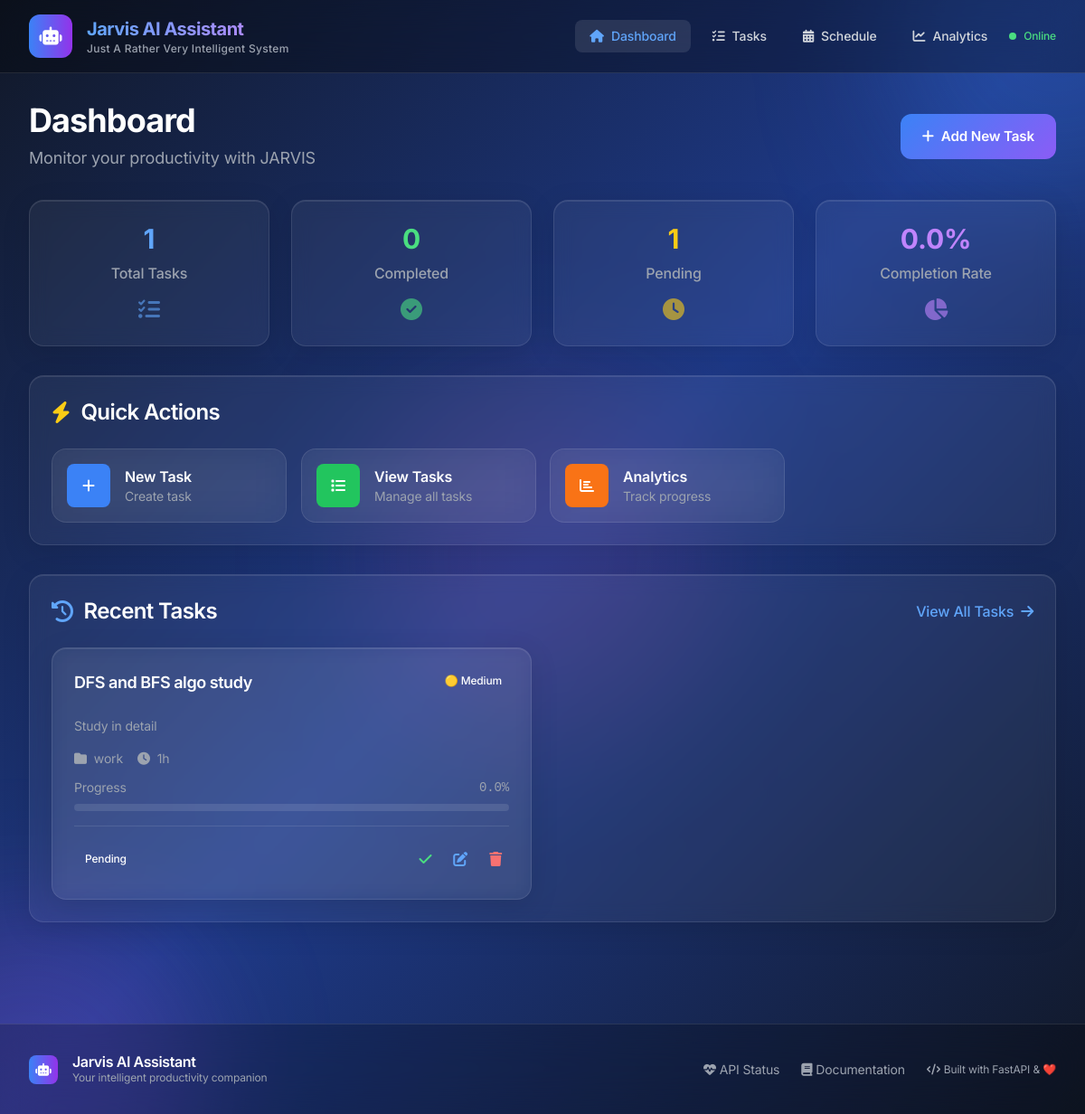
Before: / with the older database file.
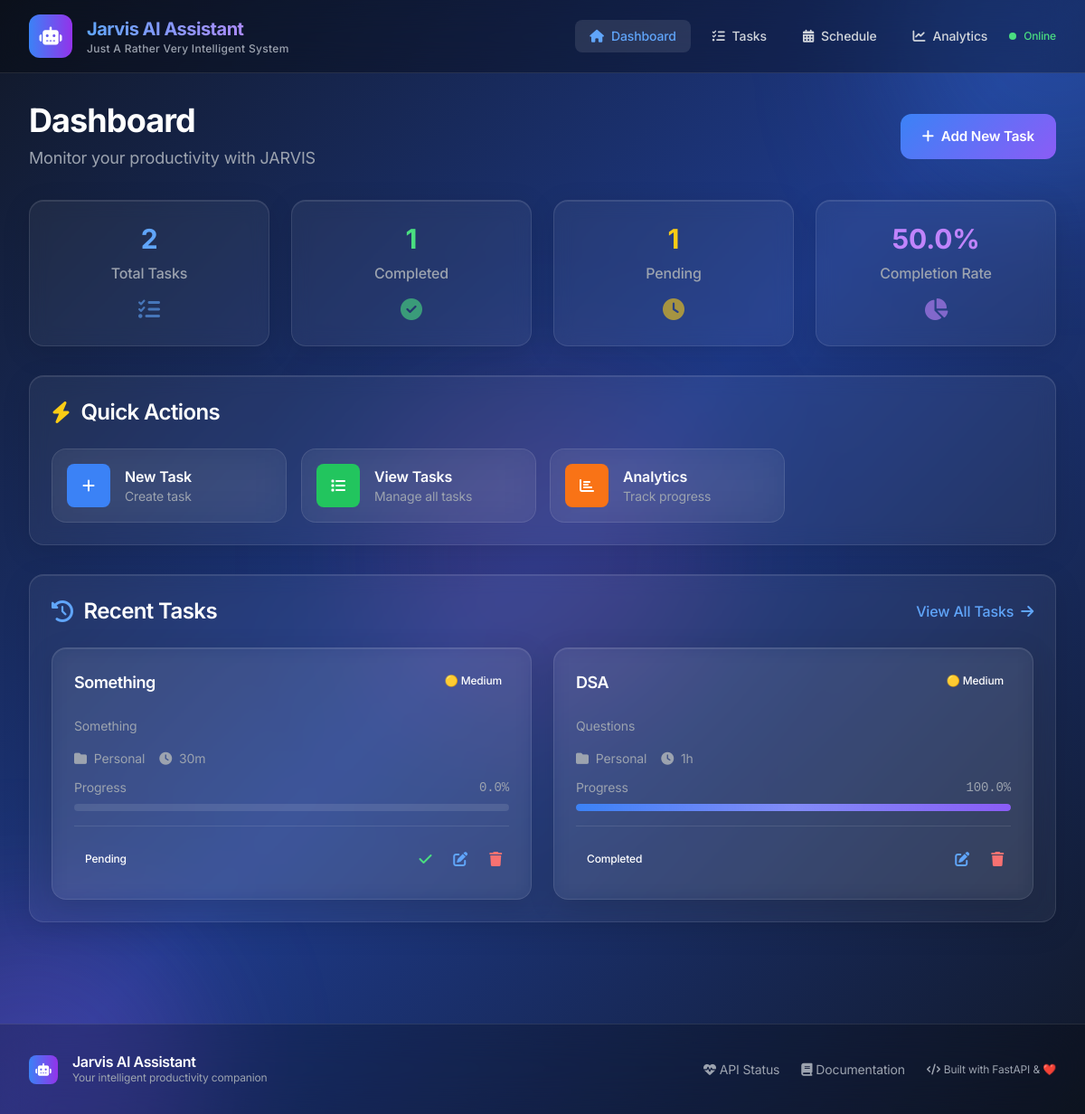
After: the same page with the newer database file.
### smart_scheduler/models/task.py (models this page shows, shortened)
class Task(Base):
    __tablename__ = "tasks"
    id = Column(Integer, primary_key=True, index=True)
    title = Column(String, nullable=False, index=True)
    description = Column(Text)
    status = Column(Enum(TaskStatus), default=TaskStatus.PENDING)
    priority = Column(Enum(TaskPriority), default=TaskPriority.MEDIUM)
    estimated_duration = Column(Integer)  # in minutes
    actual_duration = Column(Integer)     # in minutes
    created_at = Column(DateTime, default=datetime.utcnow)
    updated_at = Column(DateTime, default=datetime.utcnow, onupdate=datetime.utcnow)
    due_date = Column(DateTime)
    completed_at = Column(DateTime)
    category = Column(String, index=True)
    tags = Column(String)  # JSON string for now
    progress_percentage = Column(Float, default=0.0)
    scheduled_start_time = Column(DateTime, nullable=True)  # When task is scheduled to start
    scheduled_end_time = Column(DateTime, nullable=True)    # When task is scheduled to end
    project_id = Column(Integer, nullable=True)  # No foreign key yet to avoid errors
    recurrence = Column(Enum(TaskRecurrence), default=TaskRecurrence.NONE)
    recurrence_end_date = Column(Date, nullable=True)
    energy_level_required = Column(Integer, default=3)  # 1-5 scale
    focus_level_required = Column(Integer, default=3)   # 1-5 scale

### smart_scheduler/main.py (the view)
@app.get("/", response_class=HTMLResponse)
def dashboard(request: Request, db: Session = Depends(get_db)):
    task_service = TaskService(db)
    recent_tasks = task_service.get_tasks(limit=6)
    stats = task_service.get_task_stats()
    active_projects = []
    upcoming_deadlines = []
    if PROJECT_FEATURES_ENABLED:
        try:
            project_service = ProjectService(db)
            active_projects = project_service.get_projects(status=ProjectStatus.ACTIVE)
            upcoming_deadlines = project_service.get_upcoming_deadlines(days_ahead=7)
        except Exception as e:
            logger.warning(f"Project features not available: {e}")
    return templates.TemplateResponse("dashboard.html", {
        "request": request,
        "recent_tasks": recent_tasks,
        "stats": stats,
        "active_projects": active_projects,
        "upcoming_deadlines": upcoming_deadlines,
        "page_title": "Dashboard"
    })

### smart_scheduler/templates/dashboard.html (shortened to what this page needs)
{% extends "base.html" %}
{% block content %}
<div class="space-y-8">
    <div class="flex flex-col sm:flex-row sm:justify-between sm:items-center gap-4">
        <div>
            <h1 class="text-4xl font-bold text-white mb-2 tracking-tight">Dashboard</h1>
            <p class="text-gray-400 text-lg">Monitor your productivity with JARVIS</p>
        </div>
        <button data-action="open-task-modal" class="btn-primary">
            <i class="fas fa-plus mr-2"></i>Add New Task
        </button>
    </div>
    <div class="grid grid-cols-1 md:grid-cols-4 gap-6">
        <div class="glass p-6 text-center">
            <div class="text-3xl font-bold text-blue-400 mb-2" id="total-tasks">{{ stats.total if stats else 0 }}</div>
            <div class="text-gray-400 font-medium">Total Tasks</div>
            <div class="mt-3">
                <i class="fas fa-tasks text-2xl text-blue-400 opacity-60"></i>
            </div>
        </div>
        <div class="glass p-6 text-center">
            <div class="text-3xl font-bold text-green-400 mb-2" id="completed-tasks">{{ stats.completed if stats else 0 }}</div>
            <div class="text-gray-400 font-medium">Completed</div>
            <div class="mt-3">
                <i class="fas fa-check-circle text-2xl text-green-400 opacity-60"></i>
            </div>
        </div>
        <div class="glass p-6 text-center">
            <div class="text-3xl font-bold text-yellow-400 mb-2" id="pending-tasks">{{ stats.pending if stats else 0 }}</div>
            <div class="text-gray-400 font-medium">Pending</div>
            <div class="mt-3">
                <i class="fas fa-clock text-2xl text-yellow-400 opacity-60"></i>
            </div>
        </div>
        <div class="glass p-6 text-center">
            <div class="text-3xl font-bold text-purple-400 mb-2" id="completion-rate">{{ "%.1f"|format((stats.completed / stats.total * 100) if stats and stats.total > 0 else 0) }}%</div>
            <div class="text-gray-400 font-medium">Completion Rate</div>
            <div class="mt-3">
                <i class="fas fa-chart-pie text-2xl text-purple-400 opacity-60"></i>
            </div>
        </div>
    </div>
    <div class="glass p-6">
        <h2 class="text-2xl font-semibold text-white mb-6 flex items-center">
            <i class="fas fa-bolt text-yellow-400 mr-3"></i>Quick Actions
        </h2>
        <div class="grid grid-cols-1 md:grid-cols-2 lg:grid-cols-4 gap-4">
            <button data-action="open-task-modal" class="action-btn p-4 text-left">
                <div class="flex items-center">
                    <div class="w-12 h-12 bg-blue-500 rounded-lg flex items-center justify-center mr-4">
                        <i class="fas fa-plus text-white"></i>
                    </div>
                    <div>
                        <div class="font-semibold text-white">New Task</div>
                        <div class="text-sm text-gray-400">Create task</div>
                    </div>
                </div>
            </button>
            <button onclick="window.location.href='/tasks'" class="action-btn p-4 text-left">
                <div class="flex items-center">
                    <div class="w-12 h-12 bg-green-500 rounded-lg flex items-center justify-center mr-4">
                        <i class="fas fa-list text-white"></i>
                    </div>
                    <div>
                        <div class="font-semibold text-white">View Tasks</div>
                        <div class="text-sm text-gray-400">Manage all tasks</div>
                    </div>
                </div>
            </button>
            <button onclick="window.location.href='/analytics'" class="action-btn p-4 text-left">
                <div class="flex items-center">
                    <div class="w-12 h-12 bg-orange-500 rounded-lg flex items-center justify-center mr-4">
                        <i class="fas fa-chart-bar text-white"></i>
                    </div>
                    <div>
                        <div class="font-semibold text-white">Analytics</div>
                        <div class="text-sm text-gray-400">Track progress</div>
                    </div>
                </div>
            </button>
        </div>
    </div>
    <div class="glass p-6">
        <div class="flex justify-between items-center mb-6">
            <h2 class="text-2xl font-semibold text-white flex items-center">
                <i class="fas fa-history text-blue-400 mr-3"></i>
                Recent Tasks
            </h2>
            <a href="/tasks" class="text-blue-400 hover:text-blue-300 font-medium transition-colors flex items-center">
                View All Tasks <i class="fas fa-arrow-right ml-2"></i>
            </a>
        </div>
        <div class="grid grid-cols-1 lg:grid-cols-2 xl:grid-cols-3 gap-6" id="tasks-container">
            {% if recent_tasks %}
                {% for task in recent_tasks %}
                <div class="task-card glass p-6 group" data-task-id="{{ task.id }}">
                    <div class="flex justify-between items-start mb-4">
                        <h3 class="task-title text-lg font-semibold text-white truncate pr-2">{{ task.title }}</h3>
                        <span class="priority-{{ task.priority }} px-2 py-1 rounded-full text-xs font-medium flex-shrink-0">
                            {% if task.priority == 'urgent' %}🚨{% elif task.priority == 'high' %}🔴{% elif task.priority == 'medium' %}🟡{% else %}🟢{% endif %}
                            {{ task.priority.title() }}
                        </span>
                    </div>
                    {% if task.description %}
                    <p class="text-gray-400 text-sm mb-4 line-clamp-2">{{ task.description }}</p>
                    {% endif %}
                    <div class="space-y-3 mb-4">
                        <div class="flex flex-wrap gap-4 text-sm">
                            {% if task.category %}
                            <div class="flex items-center text-gray-400">
                                <i class="fas fa-folder mr-2"></i>{{ task.category }}
                            </div>
                            {% endif %}
                            {% if task.estimated_duration %}
                            <div class="flex items-center text-gray-400">
                                <i class="fas fa-clock mr-2"></i>{{ format_duration(task.estimated_duration) }}
                            </div>
                            {% endif %}
                        </div>
                        <div>
                            <div class="flex justify-between text-sm text-gray-400 mb-2">
                                <span>Progress</span>
                                <span class="font-mono">{{ "%.1f"|format(task.progress_percentage) }}%</span>
                            </div>
                            <div class="progress-bar">
                                <div class="progress-fill" style="width: {{ task.progress_percentage }}%"></div>
                            </div>
                        </div>
                    </div>
                    <div class="flex justify-between items-center pt-4 border-t border-white/10">
                        <span class="status-{{ task.status }} px-3 py-1 rounded-full text-xs font-medium">{{ task.status.replace('_', ' ').title() }}</span>
                        <div class="flex space-x-2">
                            {% if task.status != 'completed' %}
                            <button data-action="complete" data-task-id="{{ task.id }}" class="text-green-400 hover:text-green-300 p-2 hover:bg-green-400/10 rounded-lg transition-all" title="Mark Complete">
                                <i class="fas fa-check"></i>
                            </button>
                            {% endif %}
                            <button data-action="edit" data-task-id="{{ task.id }}" class="text-blue-400 hover:text-blue-300 p-2 hover:bg-blue-400/10 rounded-lg transition-all" title="Edit Task">
                                <i class="fas fa-edit"></i>
                            </button>
                            <button data-action="delete" data-task-id="{{ task.id }}" class="text-red-400 hover:text-red-300 p-2 hover:bg-red-400/10 rounded-lg transition-all" title="Delete Task">
                                <i class="fas fa-trash"></i>
                            </button>
                        </div>
                    </div>
                </div>
                {% endfor %}
            {% endif %}
        </div>
    </div>
</div>
{% endblock %}

### smart_scheduler/templates/base.html (shortened to what this page needs)
<!DOCTYPE html>
<html lang="en" class="dark">
<head>
    <script src="https://cdn.tailwindcss.com"></script>
    <link rel="stylesheet" href="https://cdnjs.cloudflare.com/ajax/libs/font-awesome/6.4.0/css/all.min.css">
    <link rel="stylesheet" href="{{ url_for('static', path='css/style.css') }}">
</head>
<body class="bg-gradient-to-br from-gray-900 via-blue-900 to-gray-900 min-h-screen text-white font-sans antialiased">
    <div class="fixed inset-0 overflow-hidden pointer-events-none">
        <div class="absolute -top-40 -right-40 w-96 h-96 bg-blue-500 rounded-full mix-blend-multiply filter blur-3xl opacity-20 animate-pulse-soft"></div>
        <div class="absolute -bottom-40 -left-40 w-96 h-96 bg-purple-500 rounded-full mix-blend-multiply filter blur-3xl opacity-20 animate-pulse-soft"></div>
        <div class="absolute top-1/2 left-1/2 transform -translate-x-1/2 -translate-y-1/2 w-96 h-96 bg-pink-500 rounded-full mix-blend-multiply filter blur-3xl opacity-10 animate-pulse-soft"></div>
    </div>
    <nav class="relative z-10 bg-black/30 backdrop-blur-xl border-b border-white/10">
        <div class="max-w-7xl mx-auto px-4 sm:px-6 lg:px-8">
            <div class="flex justify-between items-center h-20">
                <div class="flex items-center space-x-4">
                    <div class="flex-shrink-0">
                        <div class="w-12 h-12 bg-gradient-to-r from-blue-500 to-purple-600 rounded-xl flex items-center justify-center">
                            <i class="fas fa-robot text-white text-xl"></i>
                        </div>
                    </div>
                    <div>
                        <h1 class="text-xl font-bold bg-gradient-to-r from-blue-400 to-purple-400 bg-clip-text text-transparent tracking-tight">
                        </h1>
                        <p class="text-xs text-gray-400 font-medium tracking-wide">Just A Rather Very Intelligent System</p>
                    </div>
                </div>
                <div class="flex items-center space-x-2">
                    <a href="/" class="nav-link group flex items-center px-4 py-2 rounded-lg text-sm font-medium transition-all duration-200 hover:bg-white/10 {% if request.url.path == '/' %}bg-white/10 text-blue-400{% else %}text-gray-300 hover:text-white{% endif %}">
                        <i class="fas fa-home mr-2 group-hover:scale-110 transition-transform"></i>Dashboard
                    </a>
                    <a href="/tasks" class="nav-link group flex items-center px-4 py-2 rounded-lg text-sm font-medium transition-all duration-200 hover:bg-white/10 {% if '/tasks' in request.url.path %}bg-white/10 text-blue-400{% else %}text-gray-300 hover:text-white{% endif %}">
                        <i class="fas fa-tasks mr-2 group-hover:scale-110 transition-transform"></i>Tasks
                    </a>
                    <a href="/schedule" class="nav-link group flex items-center px-4 py-2 rounded-lg text-sm font-medium transition-all duration-200 hover:bg-white/10 {% if '/schedule' in request.url.path %}bg-white/10 text-blue-400{% else %}text-gray-300 hover:text-white{% endif %}">
                        <i class="fas fa-calendar-alt mr-2 group-hover:scale-110 transition-transform"></i>Schedule
                    </a>
                    <a href="/analytics" class="nav-link group flex items-center px-4 py-2 rounded-lg text-sm font-medium transition-all duration-200 hover:bg-white/10 {% if '/analytics' in request.url.path %}bg-white/10 text-blue-400{% else %}text-gray-300 hover:text-white{% endif %}">
                        <i class="fas fa-chart-line mr-2 group-hover:scale-110 transition-transform"></i>Analytics
                    </a>
                    <div class="ml-4 flex items-center space-x-2">
                        <div class="w-2 h-2 bg-green-400 rounded-full animate-pulse"></div>
                        <span class="text-xs text-green-400 font-medium">Online</span>
                    </div>
                </div>
            </div>
        </div>
    </nav>
    <main class="relative z-10 max-w-7xl mx-auto px-4 sm:px-6 lg:px-8 py-8">
        {% block content %}{% endblock %}
    </main>
    <footer class="relative z-10 border-t border-white/10 bg-black/20 backdrop-blur-xl mt-20">
        <div class="max-w-7xl mx-auto px-4 sm:px-6 lg:px-8 py-8">
            <div class="flex flex-col md:flex-row justify-between items-center">
                <div class="flex items-center space-x-4 mb-4 md:mb-0">
                    <div class="w-8 h-8 bg-gradient-to-r from-blue-500 to-purple-600 rounded-lg flex items-center justify-center">
                        <i class="fas fa-robot text-white text-sm"></i>
                    </div>
                    <div>
                        <h3 class="text-white font-semibold">Jarvis AI Assistant</h3>
                        <p class="text-xs text-gray-400">Your intelligent productivity companion</p>
                    </div>
                </div>
                <div class="flex items-center space-x-6 text-sm text-gray-400">
                    <a href="/api/health" class="hover:text-blue-400 transition-colors">
                        <i class="fas fa-heartbeat mr-1"></i>API Status
                    </a>
                    <a href="/docs" class="hover:text-blue-400 transition-colors">
                        <i class="fas fa-book mr-1"></i>Documentation
                    </a>
                    <span class="text-xs">
                        <i class="fas fa-code mr-1"></i>Built with FastAPI & ❤️
                    </span>
                </div>
            </div>
        </div>
    </footer>
</body>
</html>

Changed rows visible on the page:
removed Task: title "DFS and BFS algo study", priority "Medium", description "Study in detail", category "work", estimated_duration "1h", progress_percentage "0.0", status.replace "Pending"
added Task: title "Something", priority "Medium", description "Something", category "Personal", estimated_duration "30m", progress_percentage "0.0", status.replace "Pending"
added Task: title "DSA", priority "Medium", description "Questions", category "Personal", estimated_duration "1h", progress_percentage "100.0", status.replace "Completed"
Other visible differences:
{{ stats.total if stats else 0 }}: "1" → "2"
{{ stats.completed if stats else 0 }}: "0" → "1"
text no longer shown: "0.0"
text now shown: "50.0"
